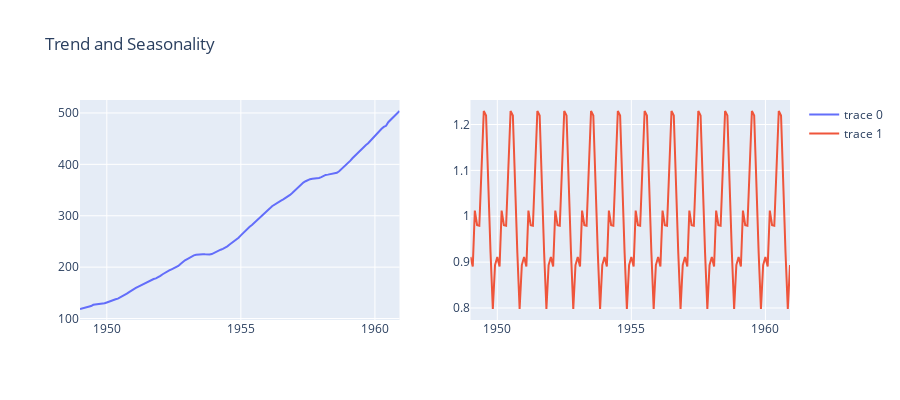

Source (notebook cell):
### Code cell
fig = make_subplots(rows=1, cols=2)

fig.add_trace(
    go.Scatter(x=x_df["Month"], y=x_df["0"]),
    row=1,
    col=1,
)
fig.add_trace(
    go.Scatter(x=y_df["Month"], y=y_df["0"]),
    row=1,
    col=2,
)

fig.update_layout(height=400, title_text="Trend and Seasonality")
fig.show()

### Figure 1 — Plotly figure (JSON) as saved in the notebook; plotly's stock layout.template omitted (floating-point values rounded to 4 significant figures; data arrays with more than 128 entries replaced by an {"elided": "..."} marker saying what was removed)
{"data": [{"type": "scatter", "x": {"elided": "144 str values"}, "xaxis": "x", "y": {"elided": "144 float values"}, "yaxis": "y"}, {"type": "scatter", "x": {"elided": "144 str values"}, "xaxis": "x2", "y": {"elided": "144 float values"}, "yaxis": "y2"}], "layout": {"height": 400, "title": {"text": "Trend and Seasonality"}, "xaxis": {"anchor": "y", "domain": [0, 0.45]}, "xaxis2": {"anchor": "y2", "domain": [0.55, 1]}, "yaxis": {"anchor": "x", "domain": [0, 1]}, "yaxis2": {"anchor": "x2", "domain": [0, 1]}}}
